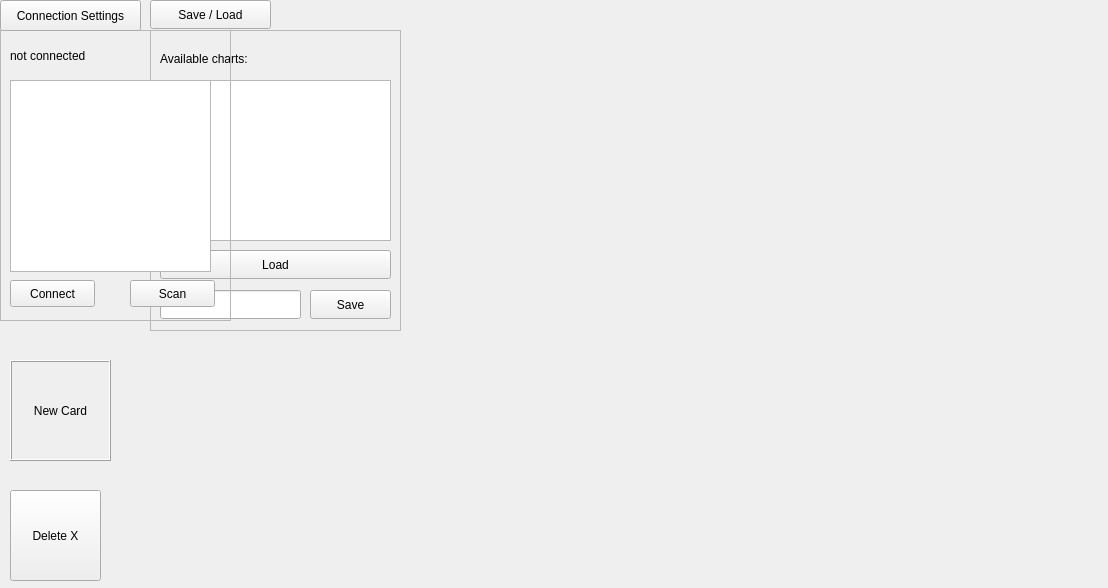
<?xml version="1.0" encoding="UTF-8"?>
<ui version="4.0">
 <class>Form</class>
 <widget class="QWidget" name="Form">
  <property name="geometry">
   <rect>
    <x>0</x>
    <y>0</y>
    <width>1108</width>
    <height>588</height>
   </rect>
  </property>
  <property name="windowTitle">
   <string>IPlanPy</string>
  </property>
  <property name="styleSheet">
   <string notr="true">QFrame:hover#fr_card{
	border: 1px solid blue
}</string>
  </property>
  <widget class="QFrame" name="fr_connection">
   <property name="enabled">
    <bool>true</bool>
   </property>
   <property name="geometry">
    <rect>
     <x>0</x>
     <y>30</y>
     <width>231</width>
     <height>291</height>
    </rect>
   </property>
   <property name="styleSheet">
    <string notr="true"/>
   </property>
   <property name="frameShape">
    <enum>QFrame::StyledPanel</enum>
   </property>
   <property name="frameShadow">
    <enum>QFrame::Raised</enum>
   </property>
   <widget class="QPushButton" name="btn_connect_wiimote">
    <property name="geometry">
     <rect>
      <x>10</x>
      <y>250</y>
      <width>85</width>
      <height>27</height>
     </rect>
    </property>
    <property name="text">
     <string>Connect</string>
    </property>
   </widget>
   <widget class="QLabel" name="lbl_wiimote_address">
    <property name="geometry">
     <rect>
      <x>10</x>
      <y>10</y>
      <width>201</width>
      <height>31</height>
     </rect>
    </property>
    <property name="text">
     <string>not connected</string>
    </property>
   </widget>
   <widget class="QListWidget" name="list_available_wiimotes">
    <property name="geometry">
     <rect>
      <x>10</x>
      <y>50</y>
      <width>201</width>
      <height>192</height>
     </rect>
    </property>
   </widget>
   <widget class="QPushButton" name="btn_scan_wiimotes">
    <property name="geometry">
     <rect>
      <x>130</x>
      <y>250</y>
      <width>85</width>
      <height>27</height>
     </rect>
    </property>
    <property name="text">
     <string>Scan</string>
    </property>
   </widget>
  </widget>
  <widget class="QPushButton" name="btn_toggle_connection_frame">
   <property name="geometry">
    <rect>
     <x>0</x>
     <y>0</y>
     <width>141</width>
     <height>31</height>
    </rect>
   </property>
   <property name="text">
    <string>Connection Settings</string>
   </property>
  </widget>
  <widget class="QPushButton" name="delete_card">
   <property name="geometry">
    <rect>
     <x>10</x>
     <y>490</y>
     <width>91</width>
     <height>91</height>
    </rect>
   </property>
   <property name="styleSheet">
    <string notr="true">QPushButton:hover#delete_card {
	background-color: red
}</string>
   </property>
   <property name="text">
    <string>Delete X</string>
   </property>
  </widget>
  <widget class="QLabel" name="lbl_new_card">
   <property name="geometry">
    <rect>
     <x>10</x>
     <y>360</y>
     <width>101</width>
     <height>101</height>
    </rect>
   </property>
   <property name="styleSheet">
    <string notr="true">QLabel:hover#lbl_new_card {
	background-color: green;
	color: white
}</string>
   </property>
   <property name="frameShape">
    <enum>QFrame::Box</enum>
   </property>
   <property name="frameShadow">
    <enum>QFrame::Raised</enum>
   </property>
   <property name="text">
    <string>New Card</string>
   </property>
   <property name="alignment">
    <set>Qt::AlignCenter</set>
   </property>
  </widget>
  <widget class="QPushButton" name="btn_toggle_save_and_load_frame">
   <property name="geometry">
    <rect>
     <x>150</x>
     <y>0</y>
     <width>121</width>
     <height>29</height>
    </rect>
   </property>
   <property name="text">
    <string>Save / Load</string>
   </property>
  </widget>
  <widget class="QFrame" name="fr_save_and_load">
   <property name="geometry">
    <rect>
     <x>150</x>
     <y>30</y>
     <width>251</width>
     <height>301</height>
    </rect>
   </property>
   <property name="frameShape">
    <enum>QFrame::StyledPanel</enum>
   </property>
   <property name="frameShadow">
    <enum>QFrame::Raised</enum>
   </property>
   <widget class="QLabel" name="lbl_load_title">
    <property name="geometry">
     <rect>
      <x>10</x>
      <y>20</y>
      <width>171</width>
      <height>17</height>
     </rect>
    </property>
    <property name="text">
     <string>Available charts:</string>
    </property>
   </widget>
   <widget class="QListWidget" name="list_chart_selection">
    <property name="geometry">
     <rect>
      <x>10</x>
      <y>50</y>
      <width>231</width>
      <height>161</height>
     </rect>
    </property>
   </widget>
   <widget class="QPushButton" name="btn_load_chart">
    <property name="geometry">
     <rect>
      <x>10</x>
      <y>220</y>
      <width>231</width>
      <height>29</height>
     </rect>
    </property>
    <property name="text">
     <string>Load</string>
    </property>
   </widget>
   <widget class="QLineEdit" name="le_save_as">
    <property name="geometry">
     <rect>
      <x>10</x>
      <y>260</y>
      <width>141</width>
      <height>29</height>
     </rect>
    </property>
   </widget>
   <widget class="QPushButton" name="btn_save">
    <property name="geometry">
     <rect>
      <x>160</x>
      <y>260</y>
      <width>81</width>
      <height>29</height>
     </rect>
    </property>
    <property name="text">
     <string>Save</string>
    </property>
   </widget>
  </widget>
  <zorder>fr_save_and_load</zorder>
  <zorder>delete_card</zorder>
  <zorder>fr_connection</zorder>
  <zorder>btn_toggle_connection_frame</zorder>
  <zorder>lbl_new_card</zorder>
  <zorder>btn_toggle_save_and_load_frame</zorder>
 </widget>
 <resources/>
 <connections/>
</ui>
